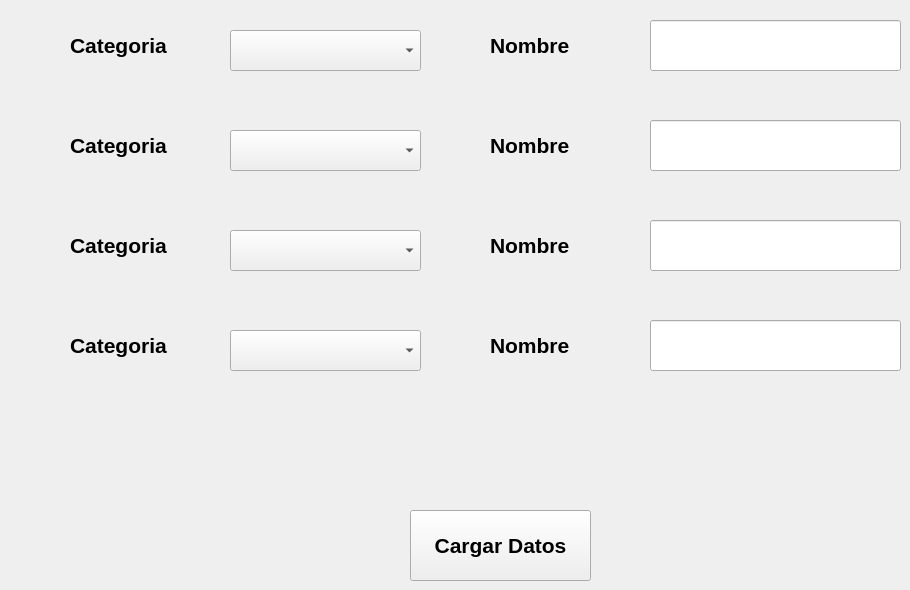
   <widget class="QWidget" name="tab_2">
    <attribute name="title">
     <string>Cargar Datos</string>
    </attribute>
    <widget class="QComboBox" name="cmbDatos1">
     <property name="geometry">
      <rect>
       <x>230</x>
       <y>30</y>
       <width>191</width>
       <height>41</height>
      </rect>
     </property>
     <property name="font">
      <font>
       <pointsize>16</pointsize>
       <weight>75</weight>
       <bold>true</bold>
      </font>
     </property>
    </widget>
    <widget class="QLabel" name="label_23">
     <property name="geometry">
      <rect>
       <x>70</x>
       <y>20</y>
       <width>191</width>
       <height>51</height>
      </rect>
     </property>
     <property name="font">
      <font>
       <pointsize>16</pointsize>
       <weight>75</weight>
       <bold>true</bold>
      </font>
     </property>
     <property name="text">
      <string>Categoria</string>
     </property>
    </widget>
    <widget class="QLabel" name="label_24">
     <property name="geometry">
      <rect>
       <x>490</x>
       <y>20</y>
       <width>191</width>
       <height>51</height>
      </rect>
     </property>
     <property name="font">
      <font>
       <pointsize>16</pointsize>
       <weight>75</weight>
       <bold>true</bold>
      </font>
     </property>
     <property name="text">
      <string>Nombre</string>
     </property>
    </widget>
    <widget class="QLineEdit" name="txtDatos">
     <property name="geometry">
      <rect>
       <x>650</x>
       <y>20</y>
       <width>251</width>
       <height>51</height>
      </rect>
     </property>
     <property name="font">
      <font>
       <pointsize>16</pointsize>
      </font>
     </property>
    </widget>
    <widget class="QLineEdit" name="txtDatos2">
     <property name="geometry">
      <rect>
       <x>650</x>
       <y>120</y>
       <width>251</width>
       <height>51</height>
      </rect>
     </property>
     <property name="font">
      <font>
       <pointsize>16</pointsize>
      </font>
     </property>
    </widget>
    <widget class="QLabel" name="label_25">
     <property name="geometry">
      <rect>
       <x>70</x>
       <y>120</y>
       <width>191</width>
       <height>51</height>
      </rect>
     </property>
     <property name="font">
      <font>
       <pointsize>16</pointsize>
       <weight>75</weight>
       <bold>true</bold>
      </font>
     </property>
     <property name="text">
      <string>Categoria</string>
     </property>
    </widget>
    <widget class="QComboBox" name="cmbDatos2">
     <property name="geometry">
      <rect>
       <x>230</x>
       <y>130</y>
       <width>191</width>
       <height>41</height>
      </rect>
     </property>
     <property name="font">
      <font>
       <pointsize>16</pointsize>
       <weight>75</weight>
       <bold>true</bold>
      </font>
     </property>
    </widget>
    <widget class="QLabel" name="label_26">
     <property name="geometry">
      <rect>
       <x>490</x>
       <y>120</y>
       <width>191</width>
       <height>51</height>
      </rect>
     </property>
     <property name="font">
      <font>
       <pointsize>16</pointsize>
       <weight>75</weight>
       <bold>true</bold>
      </font>
     </property>
     <property name="text">
      <string>Nombre</string>
     </property>
    </widget>
    <widget class="QLineEdit" name="txtDatos3">
     <property name="geometry">
      <rect>
       <x>650</x>
       <y>220</y>
       <width>251</width>
       <height>51</height>
      </rect>
     </property>
     <property name="font">
      <font>
       <pointsize>16</pointsize>
      </font>
     </property>
    </widget>
    <widget class="QLabel" name="label_27">
     <property name="geometry">
      <rect>
       <x>490</x>
       <y>320</y>
       <width>191</width>
       <height>51</height>
      </rect>
     </property>
     <property name="font">
      <font>
       <pointsize>16</pointsize>
       <weight>75</weight>
       <bold>true</bold>
      </font>
     </property>
     <property name="text">
      <string>Nombre</string>
     </property>
    </widget>
    <widget class="QLabel" name="label_28">
     <property name="geometry">
      <rect>
       <x>70</x>
       <y>220</y>
       <width>191</width>
       <height>51</height>
      </rect>
     </property>
     <property name="font">
      <font>
       <pointsize>16</pointsize>
       <weight>75</weight>
       <bold>true</bold>
      </font>
     </property>
     <property name="text">
      <string>Categoria</string>
     </property>
    </widget>
    <widget class="QComboBox" name="cmbDatos4">
     <property name="geometry">
      <rect>
       <x>230</x>
       <y>330</y>
       <width>191</width>
       <height>41</height>
      </rect>
     </property>
     <property name="font">
      <font>
       <pointsize>16</pointsize>
       <weight>75</weight>
       <bold>true</bold>
      </font>
     </property>
    </widget>
    <widget class="QLineEdit" name="txtDatos4">
     <property name="geometry">
      <rect>
       <x>650</x>
       <y>320</y>
       <width>251</width>
       <height>51</height>
      </rect>
     </property>
     <property name="font">
      <font>
       <pointsize>16</pointsize>
      </font>
     </property>
    </widget>
    <widget class="QComboBox" name="cmbDatos3">
     <property name="geometry">
      <rect>
       <x>230</x>
       <y>230</y>
       <width>191</width>
       <height>41</height>
      </rect>
     </property>
     <property name="font">
      <font>
       <pointsize>16</pointsize>
       <weight>75</weight>
       <bold>true</bold>
      </font>
     </property>
    </widget>
    <widget class="QLabel" name="label_29">
     <property name="geometry">
      <rect>
       <x>490</x>
       <y>220</y>
       <width>191</width>
       <height>51</height>
      </rect>
     </property>
     <property name="font">
      <font>
       <pointsize>16</pointsize>
       <weight>75</weight>
       <bold>true</bold>
      </font>
     </property>
     <property name="text">
      <string>Nombre</string>
     </property>
    </widget>
    <widget class="QLabel" name="label_30">
     <property name="geometry">
      <rect>
       <x>70</x>
       <y>320</y>
       <width>191</width>
       <height>51</height>
      </rect>
     </property>
     <property name="font">
      <font>
       <pointsize>16</pointsize>
       <weight>75</weight>
       <bold>true</bold>
      </font>
     </property>
     <property name="text">
      <string>Categoria</string>
     </property>
    </widget>
    <widget class="QPushButton" name="btnCargar">
     <property name="geometry">
      <rect>
       <x>410</x>
       <y>510</y>
       <width>181</width>
       <height>71</height>
      </rect>
     </property>
     <property name="font">
      <font>
       <pointsize>16</pointsize>
       <weight>75</weight>
       <bold>true</bold>
      </font>
     </property>
     <property name="text">
      <string>Cargar Datos</string>
     </property>
    </widget>
   </widget>
